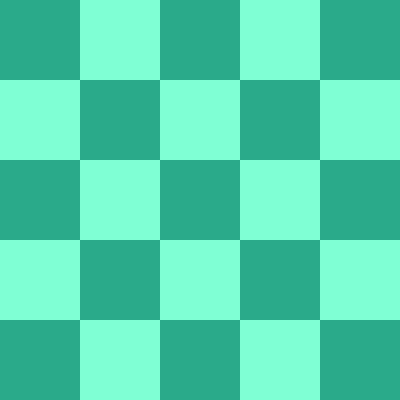
Frame 1 (no input)
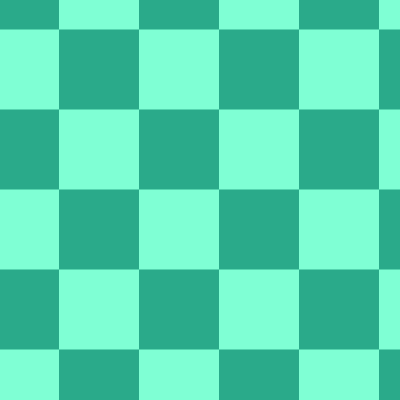
Frame 60 (no input)
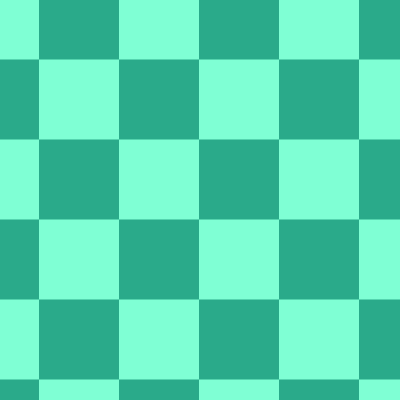
Frame 120 (the mouse pressed at the canvas centre since frame 60)

The p5.js sketch that drew these frames (run headless with seeded random() and noise() and a simulated clock; from frame 60 on, the mouse is pressed at the canvas centre):

// p5.js sketch
// ── sketch.js
let x = 0;
let y = 0;

let size = 80
let space = size*2;

let canvasSpace = 400;

var shape;

function setup() {
  createCanvas(canvasSpace,canvasSpace);

  noStroke();
}

function draw() {
  background(127, 255, 212);

  for (let a = -canvasSpace; a < canvasSpace; a += space) {
    for (let b = -canvasSpace; b < canvasSpace; b += space) {
      fill(42, 170, 138);
      rect(x + a, y + b, size, size)
      rect(x + a + size, y + b + size, size, size)
    }
  }

  if (x == (canvasSpace-size)) {
    x = 0;
  } else {
    x = x+1;
  }
  if (y == (canvasSpace-size)) {
    y = 0;
  } else {
    y = y+0.5;
  }
}
